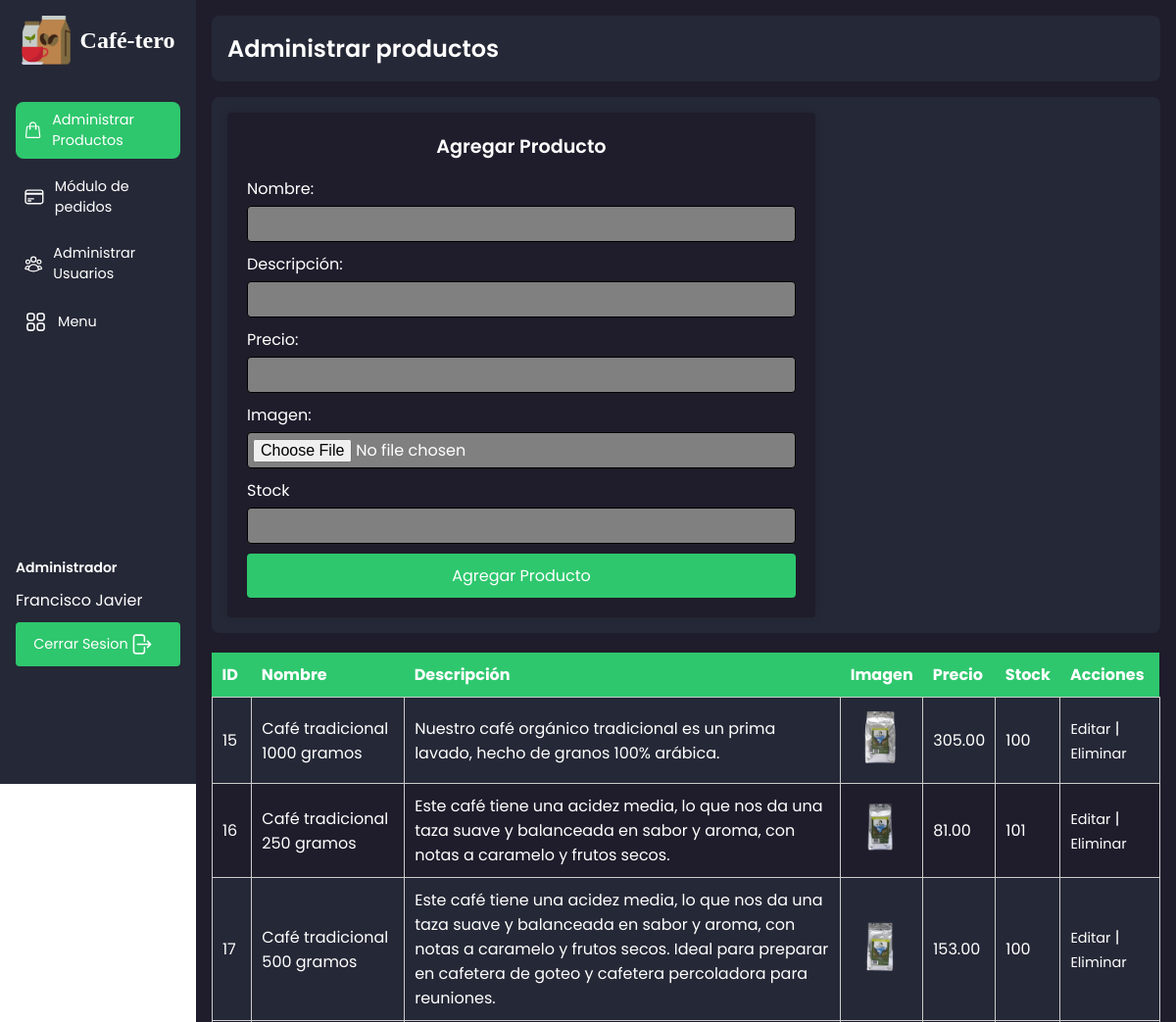
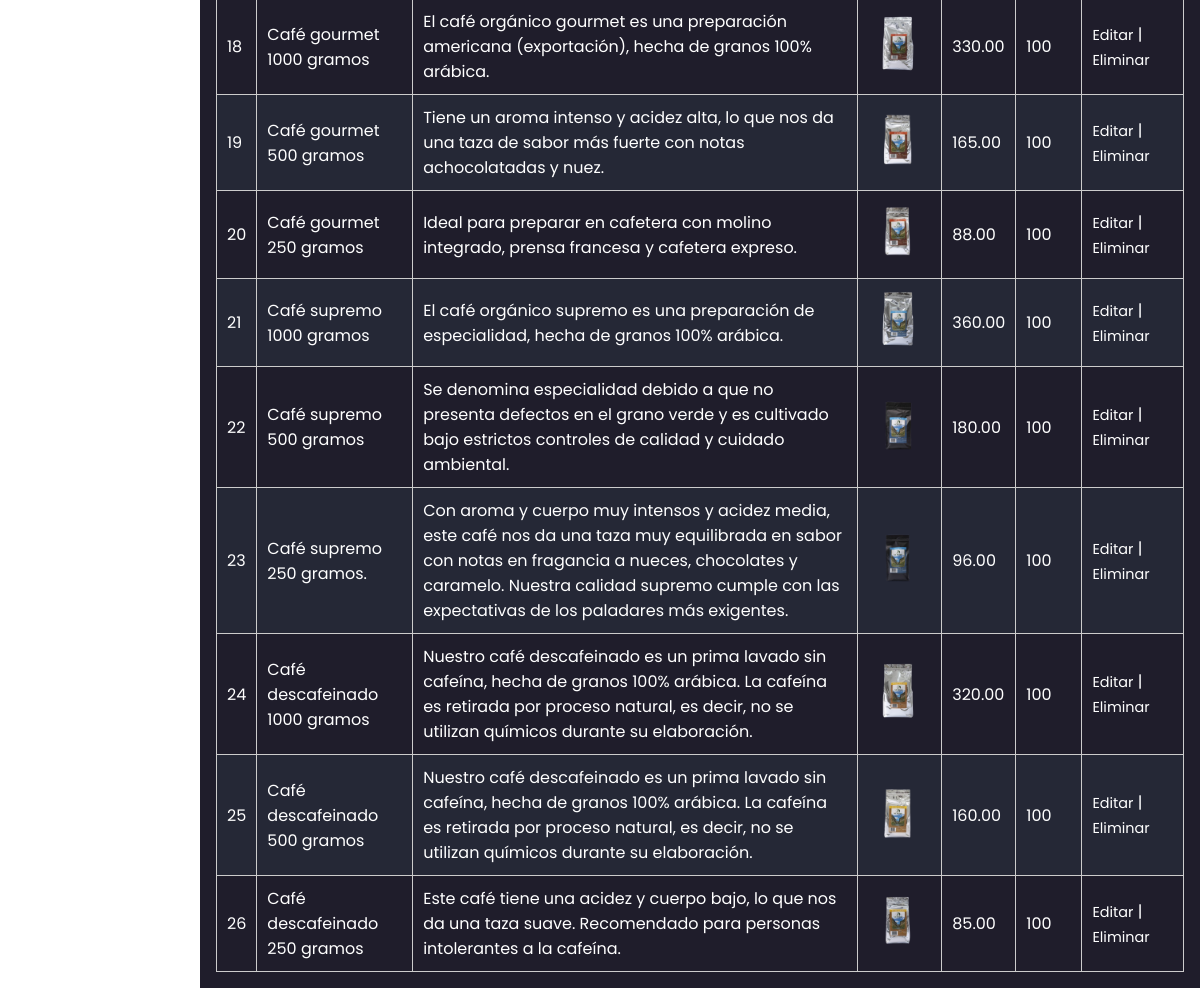
The app's page /View/Pages/admin_productos.php (signed in) with its own data (2 pictures, top to bottom).
### tables this page shows
CREATE TABLE `productos` (
  `idProducto` int(11) NOT NULL,
  `nombre` varchar(255) NOT NULL,
  `descripcion` text NOT NULL,
  `image` varchar(60) NOT NULL,
  `precio` decimal(10,2) DEFAULT NULL,
  `activo` int(1) NOT NULL,
  `stock` int(11) NOT NULL
);

### Controller/metodos.php (called while the page is built, shortened)
<?php
class Productos{
    private $db;
    public function __construct()
    {
        $this->db= new DB();
    }
    public function obtenerProductos() {
        try {
            $pdo = $this->db->connect();
            $sql = "SELECT idProducto, nombre, descripcion, image, precio, stock FROM productos WHERE activo = 1";
            $stmt = $pdo->prepare($sql);
            $stmt->execute();
            $productos = array();
            while ($row = $stmt->fetch(PDO::FETCH_ASSOC)) {
                $productos[] = array(
                    'idProducto' => $row['idProducto'],
                    'nombre' => $row['nombre'],
                    'descripcion' => $row['descripcion'],
                    'image' => $row['image'],
                    'precio' => $row['precio'],
                    'stock' => $row['stock'],
                );
            }
            return $productos;
        } catch (PDOException $e) {
            return false;
        }
    }
}
?>

### View/Pages/admin_productos.php (the view, shortened to what this page needs)
<!DOCTYPE html>
<html lang="es">
<head>
    <link rel=" stylesheet" href="../Css/admin_productos.css">
</head>
<body>
    <div class="app">
        <sidebar>
            <div class="logo">
                <img src="../images/logo-index.png" alt="logo" width="50">
                <h4>Café-tero</h4>
            </div>
            <nav>
                <ul>
                    <li class="active">
                        <a href="admin_productos.php" style="color: #fff;">Administrar Productos</a>
                    </li>
                    <li>
                        <a href="modulo_pedidos.php">Módulo de pedidos</a>
                    </li>
                    <li>
                        <a href="admin_usuarios.php">Administrar Usuarios</a>
                    </li>
                    <li>
                        <a href="menu.php">Menu</a>
                    </li>
                </ul>
            </nav>
            <div class="user form">
                <?php
                    if (isset ($_SESSION['usuario_nombre'])) {
                        echo '<div class="admin-title">Administrador</div>';
                        echo '<div class="user-info">';
                        echo '<div class="user-name">' . $_SESSION['usuario_nombre'] . '</div>';
                        echo '<a href="../../Controller/logout.php" class="logout-button">Cerrar Sesion
                            <svg xmlns="http://www.w3.org/2000/svg" fill="none" viewBox="0 0 24 24" stroke-width="1.5" stroke="white" width="25">
                                <path stroke-linecap="round" stroke-linejoin="round" d="M15.75 9V5.25A2.25 2.25 0 0013.5 3h-6a2.25 2.25 0 00-2.25 2.25v13.5A2.25 2.25 0 007.5 21h6a2.25 2.25 0 002.25-2.25V15m3 0l3-3m0 0l-3-3m3 3H9" />
                            </svg>
                        </a>';
                        echo '</div>';
                    }
                ?>
            </div>
        </sidebar>
        <div class="app-container">
            <div class="title">
                <h1>Administrar productos</h1>
            </div>
            <div class="form-container">
                <div class="forms">
                    <form action="../../Controller/agregar_producto.php" method="POST" enctype="multipart/form-data"
                        class="form">
                        <h3 class="form-title">Agregar Producto</h3>
                        <label for="nombre" class="form-label">Nombre:</label>
                        <input type="text" id="nombre" name="nombre" class="form-input" required>
                        <label for="descripcion" class="form-label">Descripción:</label>
                        <input type="text" id="descripcion" name="descripcion" class="form-input" required>
                        <label for="precio" class="form-label">Precio:</label>
                        <input type="number" id="precio" name="precio" class="form-input" required>
                        <label for="image" class="form-label">Imagen:</label>
                        <input type="file" id="image" name="image" class="form-input" required>
                        <label for="stock" class="form-label">Stock</label>
                        <input type="number" id="stock" name="stock" class="form-input" required>
                        <input type="submit" value="Agregar Producto" class="form-submit">
                    </form>
                </div>
            </div>
            <?php
                require_once('../../Controller/metodos.php');
                $metodos = new Productos();
                $productos = $metodos->obtenerProductos();
            ?>
            <table>
                <tr>
                    <th>ID</th>
                    <th>Nombre</th>
                    <th>Descripción</th>
                    <th>Imagen</th>
                    <th>Precio</th>
                    <th>Stock</th>
                    <th>Acciones</th>
                </tr>
                <?php foreach ($productos as $producto): ?>
                <tr>
                    <td><?php echo $producto['idProducto']; ?></td>
                    <td><?php echo $producto['nombre']; ?></td>
                    <td><?php echo $producto['descripcion']; ?></td>
                    <td><img width="60" src="../images/productos/<? echo $producto['image']; ?>"
                            alt="<?php echo $producto['nombre']; ?>"></td>
                    <td><?php echo $producto['precio']; ?></td>
                    <td><?php echo $producto['stock']; ?></td>
                    <td>
                        <a href="#"
                            onclick='editarProducto("<?php echo $producto['idProducto']; ?>", "<?php echo $producto['nombre']; ?>", "<?php echo $producto['descripcion']; ?>", "<?php echo $producto['precio']; ?>", "<?php echo $producto['image']; ?>", <?php echo $producto['stock']; ?>)'>Editar</a>
                        |
                        <a href="#" onclick='confirmarEliminar("<?php echo $producto['idProducto']; ?>")'>Eliminar</a>
                    </td>
                </tr>
                <?php endforeach; ?>
            </table>
        </div>
    </div>
</body>
</html>

### View/Css/admin_productos.css (style rules this page uses)
* { margin: 0; padding: 0; box-sizing: border-box; font-family: 'Poppins', sans-serif; }
html { scroll-behavior: smooth; }
ul { list-style: none; }
a { text-decoration: none; color: #fff; font-size: 0.9rem; }
.app { display: grid; grid-template-columns: 0.2fr 1fr; grid-template-rows: 1fr; }
.app sidebar { background-color: #252836; color: #fff; padding: 1rem; width: 100%; height: 100vh; position: sticky; top: 0; }
.app sidebar .logo { display: flex; align-items: center; justify-content: center; }
.app sidebar .logo h4 { font-family: 'Subjectivity-Regular'; font-size: 1.5rem; font-weight: 600; color: #fff; margin-left: 10px; }
.app sidebar nav { margin-top: 2rem; }
.app sidebar ul li { margin-bottom: 10px; padding: 0.5rem; border-radius: 8px; display: flex; align-items: center; justify-content: flex-start; transition: background-color 0.3s ease; }
.app sidebar ul li a { margin-left: 10px; }
.active { margin-top: 38px; background-color: #2EC76D; color: #fff; }
.app-container { padding: 1rem; background-color: #1F1D2B; }
.app-container .title { padding: 1rem; background-color: #252836; border-radius: 8px; }
.app-container .title h1 { font-size: 1.5rem; font-weight: 600; color: #fff; }
.app-container .form-container { margin-top: 1rem; padding: 1rem; background-color: #252836; border-radius: 8px; }
.app-container .form-container h3 { font-size: 1.2rem; font-weight: 600; margin-bottom: 1rem; }
.forms { display: flex; }
.forms .form { width: 100%; max-width: 600px; padding: 20px; background-color: #1F1D2B; border-radius: 4px; box-shadow: 0 0 10px rgba(0,0,0,0.1); }
.form-title { margin-bottom: 20px; text-align: center; font-size: 24px; color: #fff; }
.form-label { display: block; margin-bottom: 5px; font-size: 16px; color: #fff; }
.form-input { display: block; width: 100%; padding: 5px; margin-bottom: 10px; font-size: 16px; border: 1px solid #000000; border-radius: 4px; color: #fff; background-color: hsl(0, 0%, 50%); }
.form-submit { display: block; width: 100%; padding: 10px; font-size: 16px; color: #fff; background-color: #2EC76D; border: none; border-radius: 4px; cursor: pointer; }
table { width: 100%; border-collapse: collapse; margin-top: 20px; }
th { background-color: #2EC76D; color: #fff; padding: 10px; text-align: left; }
td { padding: 10px; border: 1px solid #ccc; color: #fff; }
tr:nth-child(even) { background-color: #252836; }
.user { margin-top: 1rem; color: #fff; }
.admin-title { margin-top: 131%; font-size: 14px; color: #fff; margin-bottom: 10px; font-weight: 600; }
.user-name { margin-right: 10px; font-size: 16px; color: #fff; margin-bottom: 10px; }
.logout-button { display: flex; color: #fff; background-color: #2EC76D; padding: 10px; border-radius: 4px; text-decoration: none; width: 100%; align-items: center; justify-content: center; }
.logout-button > svg { margin-right: 10px; }

### records on screen
productos: idProducto "15", nombre "Café tradicional 1000 gramos", descripcion "Nuestro café orgánico tradicional es un prima lavado, hecho de granos 100% arábica.", image (picture), precio "305.00", stock "100"
productos: idProducto "16", nombre "Café tradicional 250 gramos", descripcion "Este café tiene una acidez media, lo que nos da una taza suave y balanceada en sabor y aroma, con notas a caramelo y frutos secos.", image (picture), precio "81.00", stock "101"
productos: idProducto "17", nombre "Café tradicional 500 gramos", descripcion "Este café tiene una acidez media, lo que nos da una taza suave y balanceada en sabor y aroma, con notas a caramelo y frutos secos. Ideal para preparar en cafetera de goteo y cafetera percoladora para reuniones.", image (picture), precio "153.00", stock "100"
productos: idProducto "18", nombre "Café gourmet 1000 gramos", descripcion "El café orgánico gourmet es una preparación americana (exportación), hecha de granos 100% arábica.", image (picture), precio "330.00", stock "100"
productos: idProducto "19", nombre "Café gourmet 500 gramos", descripcion "Tiene un aroma intenso y acidez alta, lo que nos da una taza de sabor más fuerte con notas achocolatadas y nuez.", image (picture), precio "165.00", stock "100"
productos: idProducto "20", nombre "Café gourmet 250 gramos", descripcion "Ideal para preparar en cafetera con molino integrado, prensa francesa y cafetera expreso.", image (picture), precio "88.00", stock "100"
productos: idProducto "21", nombre "Café supremo 1000 gramos", descripcion "El café orgánico supremo es una preparación de especialidad, hecha de granos 100% arábica.", image (picture), precio "360.00", stock "100"
productos: idProducto "22", nombre "Café supremo 500 gramos", descripcion "Se denomina especialidad debido a que no presenta defectos en el grano verde y es cultivado bajo estrictos controles de calidad y cuidado ambiental.", image (picture), precio "180.00", stock "100"
productos: idProducto "23", nombre "Café supremo 250 gramos.", descripcion "Con aroma y cuerpo muy intensos y acidez media, este café nos da una taza muy equilibrada en sabor con notas en fragancia a nueces, chocolates y caramelo. Nuestra calidad supremo cumple con las expectativas de los paladares más exigentes.", image (picture), precio "96.00", stock "100"
productos: idProducto "24", nombre "Café descafeinado 1000 gramos", descripcion "Nuestro café descafeinado es un prima lavado sin cafeína, hecha de granos 100% arábica. La cafeína es retirada por proceso natural, es decir, no se utilizan químicos durante su elaboración.", image (picture), precio "320.00", stock "100"
productos: idProducto "25", nombre "Café descafeinado 500 gramos", descripcion "Nuestro café descafeinado es un prima lavado sin cafeína, hecha de granos 100% arábica. La cafeína es retirada por proceso natural, es decir, no se utilizan químicos durante su elaboración.", image (picture), precio "160.00", stock "100"
productos: idProducto "26", nombre "Café descafeinado 250 gramos", descripcion "Este café tiene una acidez y cuerpo bajo, lo que nos da una taza suave. Recomendado para personas intolerantes a la cafeína.", image (picture), precio "85.00", stock "100"

### other values on screen
$_SESSION['usuario_nombre'] "Francisco Javier"
